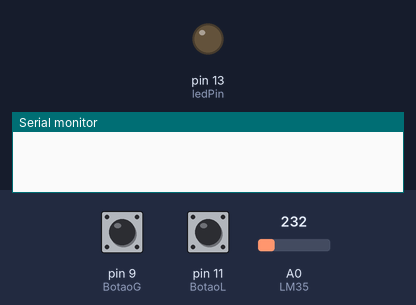
Bench run of a sketch on a simulated Arduino Mega 2560, built for the host (arithmetic inside an expression is 32-bit, double 64-bit). Shown: output pins drawn as LEDs (lit = HIGH), the last lines printed to the serial monitor. Dashed ring = blinking. Inputs (shaded band) come from the test bench; at power-on: pin 9 (BotaoG) LOW, pin 11 (BotaoL) LOW, A0 (LM35) = 232. EEPROM starts erased.

Above: at 1.2 s.
1.3 s: pin 9 (BotaoG) pulled HIGH for 0.15 s
At 1.47 s:
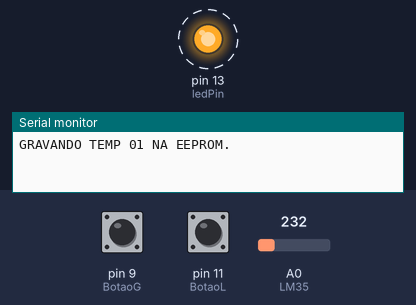
4.4 s: pin 11 (BotaoL) pulled HIGH for 0.15 s
7.4 s: pin 9 (BotaoG) pulled HIGH for 1 s
At 8.5 s:
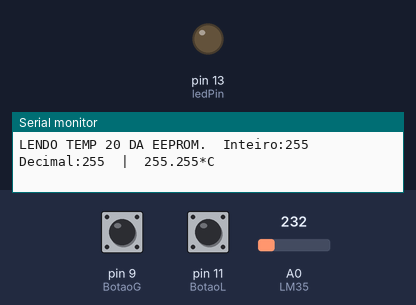
9.9 s: pin 9 (BotaoG) pulled HIGH for 3.2 s
At 10.07 s:
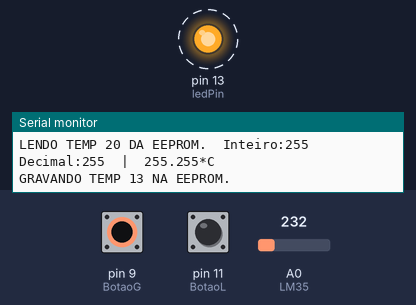
Timing chart, 0 to 15.3 s (numbered marks = the images above; inputs shaded):
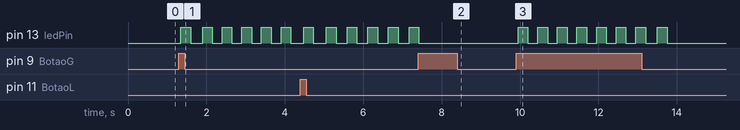

Measured:
- after the input at 1.3 s, pin 13 (ledPin): alternates HIGH for 0.25 s and LOW for 0.25 s, starting after 0.05 s
- after the input at 7.4 s, pin 13 (ledPin): goes on until 7.4 s, then stays LOW
- after the input at 9.9 s, pin 13 (ledPin): alternates HIGH for 0.25 s and LOW for 0.25 s, 16 changes in all, then stays LOW, starting after 0.05 s

The sketch:

a5-code.ino
```cpp
#include<EEPROM.h>

const int LM35 = 0;
const int BotaoG = 9;
const int BotaoL = 11;
const int ledPin = 13;
float temperatura[20];
float leitura[40];
int ADClido = 0;
int EstadoBotaoG = 0;
int EstadoBotaoL = 0;
int lastButtonStateG = 0;
int lastButtonStateL = 0;
int cont = 0;
int i = 0;
int onG = 0;
int onL = 0;

void setup(){
  Serial.begin(9600);
  //analogReference(INTERNAL1V1); // Arduino MEGA /Atmel2560
  analogReference(INTERNAL);
  pinMode(BotaoG,INPUT);
  pinMode(BotaoL,INPUT);
  pinMode(ledPin,OUTPUT);
}

void loop(){
// Gravação
  EstadoBotaoG = digitalRead(BotaoG);
  if (EstadoBotaoG != lastButtonStateG){
    if (EstadoBotaoG == HIGH){
      if (onG == 0){
        onG = 1;
      }else{
        onG = 0;
      }
    }
    delay(50);
  }
  lastButtonStateG = EstadoBotaoG;

  if (onG == 1){
    ADClido = analogRead(LM35);
    temperatura[cont/2] = ADClido * 0.1075268817; // Constante de referência para LM35
    if (cont<40){
      EEPROM.write(cont,(int)temperatura[cont/2]);
      EEPROM.write(cont+1,(int)((temperatura[cont/2]-(int)temperatura[cont/2])*100));
      Serial.print("GRAVANDO TEMP ");
      if (((cont/2)+1)<10){
        Serial.print("0");
      }
      Serial.print((cont/2)+1);
      Serial.println(" NA EEPROM.");
      cont+=2;
    }
    digitalWrite(ledPin,HIGH);
    delay(250);
    digitalWrite(ledPin,LOW);
    delay(250);
    if (cont == 40){
      cont = 0;
      onG = 0;
    }
  }
// Leitura
  EstadoBotaoL = digitalRead(BotaoL);
  if (EstadoBotaoL != lastButtonStateL){
    if (EstadoBotaoL == HIGH){
      if (onL == 0){
        onL = 1;
      }else{
        onL = 0;
      }
    }
    delay(50);
  }
  lastButtonStateL = EstadoBotaoL;

  if (onL == 1){
    leitura[i] = EEPROM.read(i);
    leitura[i+1] = EEPROM.read(i+1);
    if (i!=40){
      Serial.print("LENDO TEMP ");
      if (((i/2)+1)<10){
        Serial.print("0");
      }
      Serial.print((i/2)+1);
      Serial.print(" DA EEPROM.  ");
      Serial.print("Inteiro:");
      Serial.print((int)leitura[i]);
      Serial.print("  Decimal:");
      if ((int)leitura[i+1]<10){
        Serial.print("0");
      }
      Serial.print((int)leitura[i+1]);
      Serial.print("  |  ");
      Serial.print((int)leitura[i]);
      Serial.print(".");
      if ((int)leitura[i+1]<10){
        Serial.print("0");
      }
      Serial.print((int)leitura[i+1]);
      Serial.println("*C");
      i+=2;
    }else{
      i = 0;
      onL = 0;
    }
  }
}
```
